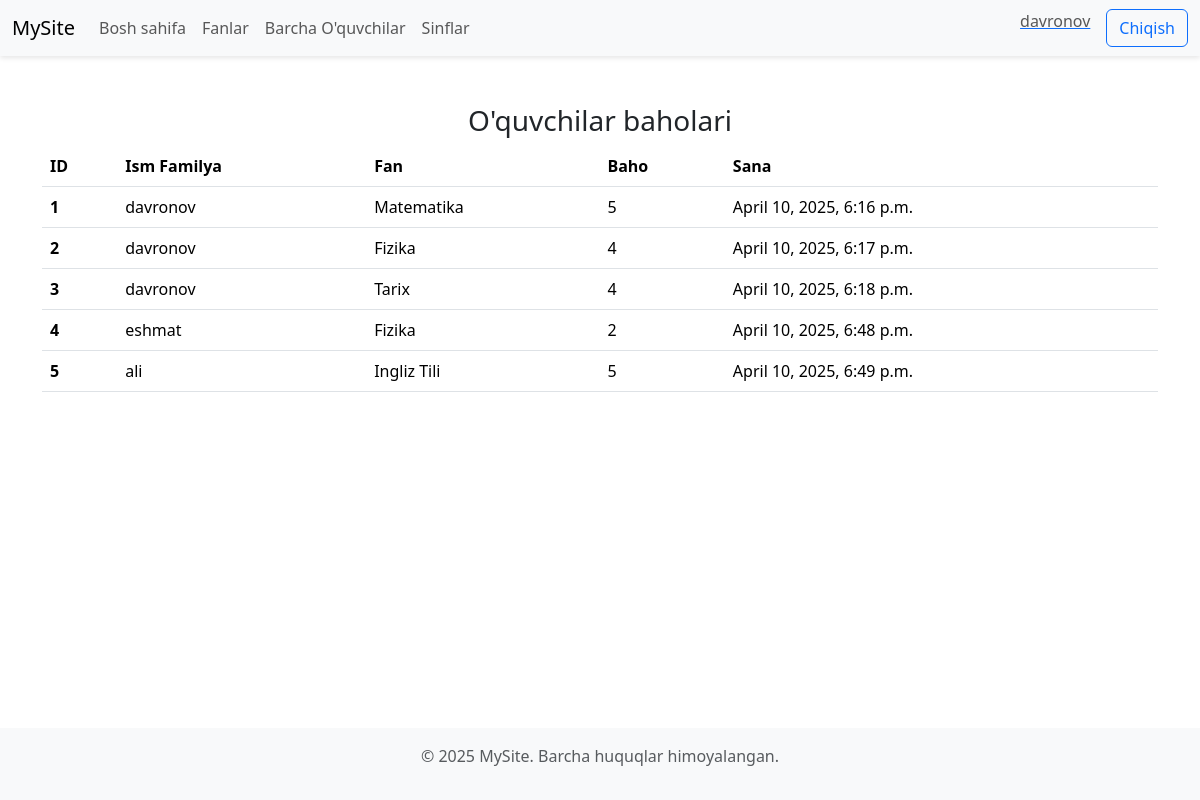
Page / (signed in) on the committed database.
### user/models.py (models this page shows)
class CustomUser(AbstractUser):
    birth_date=models.DateTimeField(auto_now=True,null=True,blank=True,verbose_name="Tug'ilgan sana")
    addres=models.CharField(max_length=200,null=True,blank=True,verbose_name="Manzil")
    phone=models.CharField(max_length=15,null=True,blank=True,verbose_name="telefon raqam")
    avatar=models.ImageField(upload_to="avatar/",null=True,blank=True,verbose_name="Student rasmi")
    created_at=models.DateTimeField(auto_now_add=True)
    updated_at=models.DateTimeField(auto_now=True)
    def __str__(self):
        return f"{self.username}"

### grade/models.py (models this page shows, shortened)
class Baho(models.Model):
    fan=models.ForeignKey(Fan,on_delete=models.CASCADE,related_name='baholar')
    oquvchi=models.ForeignKey(CustomUser,on_delete=models.CASCADE,related_name="baholar")
    baho=models.IntegerField(default=2)
    created_at=models.DateTimeField(auto_now_add=True)

class Fan(models.Model):
    name=models.CharField(max_length=150,null=False,blank=False)
    sinf=models.ForeignKey(Sinf,on_delete=models.CASCADE)
    def __str__(self):
        return self.name

### user/views.py (the view)
# urls.py: path('',home_page,name='bosh_sahifa'),
def home_page(request):
    baholar = Baho.objects.all()
    context = {
        "baholar": baholar
    }
    return render(request, "home.html",context)

### templates/home.html (shortened to what this page needs)
{% extends "base.html" %}
{% block content %}
    <div class="container mt-5">
        <h3 class="text-center">O'quvchilar baholari</h3>
        <table class="table">
            <thead>
                <tr>
                  <th scope="col">ID</th>
                  <th scope="col">Ism Familya</th>
                  <th scope="col">Fan</th>
                  <th scope="col">Baho</th>
                  <th scope="col">Sana</th>
                </tr>
            </thead>
            <tbody>
            {% for baho in baholar%}
                <tr>
                  <th scope="row">{{ baho.id }}</th>
                  <td>{{ baho.oquvchi }}</td>
                  <td>{{ baho.fan }}</td>
                  <td>{{ baho.baho }}</td>
                  <td>{{ baho.created_at }}</td>
                </tr>
            {% endfor %}
            </tbody>
        </table>
    </div>
{% endblock content %}

### templates/base.html (shortened to what this page needs)
<!doctype html>
<html lang="en">
  <head>
    <link href="https://cdn.jsdelivr.net/npm/bootstrap@5.3.5/dist/css/bootstrap.min.css" rel="stylesheet">
  </head>
  <body>
    <nav class="navbar navbar-expand-lg bg-light">
      <div class="container-fluid">
        <a class="navbar-brand" href="/">MySite</a>
        <div class="collapse navbar-collapse" id="navbarContent">
          <ul class="navbar-nav me-auto mb-2 mb-lg-0">
            <li class="nav-item">
              <a class="nav-link" href="/">Bosh sahifa</a>
            </li>
            <li class="nav-item">
              <a class="nav-link" href="/">Fanlar</a>
            </li>
            <li class="nav-item">
              <a class="nav-link" href="/">Barcha O'quvchilar</a>
            </li>
            <li class="nav-item">
              <a class="nav-link" href="/">Sinflar</a>
            </li>
          </ul>
          <div class="d-flex">
            {% if request.user.is_authenticated %}
              <a href="{% url 'profile' user.id %}"><span class="navbar-text me-3">{{ user.username }}</span></a>
              <a href="{% url 'logout' %}" class="btn btn-outline-primary">Chiqish</a>
            {% else %}
              <a href="{% url 'login' %}" class="btn btn-outline-primary me-2">Kirish</a>
              <a href="{% url 'signUp' %}" class="btn btn-primary">Ro'yxatdan o'tish</a>
            {% endif %}
          </div>
        </div>
      </div>
    </nav>
    {% block content %}
    {% endblock %}
    <footer class="bg-light py-3 text-center text-muted">
      <div class="container">
        <p>&copy; 2025 MySite. Barcha huquqlar himoyalangan.</p>
      </div>
    </footer>
  </body>
</html>

### templates/base.html (style rules this page uses)
body { min-height: 100vh; display: flex; flex-direction: column; }
footer { margin-top: auto; }
.navbar { box-shadow: 0 2px 5px rgba(0,0,0,0.1); }

### rows in the picture
CustomUser: username "davronov"
Baho: id "1", oquvchi "davronov", fan "Matematika", baho "5", created_at "April 10, 2025, 6:16 p.m."
Baho: id "2", oquvchi "davronov", fan "Fizika", baho "4", created_at "April 10, 2025, 6:17 p.m."
Baho: id "3", oquvchi "davronov", fan "Tarix", baho "4", created_at "April 10, 2025, 6:18 p.m."
Baho: id "4", oquvchi "eshmat", fan "Fizika", baho "2", created_at "April 10, 2025, 6:48 p.m."
Baho: id "5", oquvchi "ali", fan "Ingliz Tili", baho "5", created_at "April 10, 2025, 6:49 p.m."
